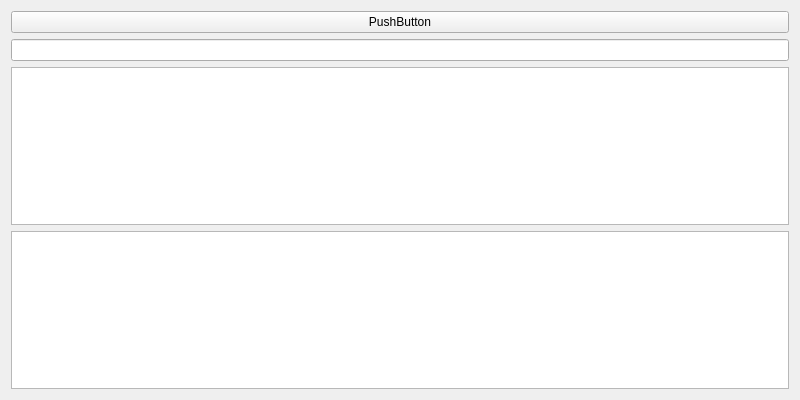
<?xml version="1.0" encoding="UTF-8"?>
<ui version="4.0">
 <class>MainWindow</class>
 <widget class="QMainWindow" name="MainWindow">
  <property name="geometry">
   <rect>
    <x>0</x>
    <y>0</y>
    <width>800</width>
    <height>400</height>
   </rect>
  </property>
  <property name="windowTitle">
   <string>MainWindow</string>
  </property>
  <widget class="QWidget" name="centralWidget">
   <layout class="QVBoxLayout" name="verticalLayout">
    <item>
     <widget class="QPushButton" name="pushButton">
      <property name="styleSheet">
       <string notr="true">QPushButton{pressed:background-color: qradialgradient(spread:pad, cx:0.5, cy:0.5, radius:0.5, fx:0.5, fy:0.5, stop:0.272727 rgba(0, 0, 0, 255), stop:1 rgba(255, 255, 255, 255));}</string>
      </property>
      <property name="text">
       <string>PushButton</string>
      </property>
     </widget>
    </item>
    <item>
     <widget class="QLineEdit" name="lineEdit"/>
    </item>
    <item>
     <widget class="QTextEdit" name="textEdit"/>
    </item>
    <item>
     <widget class="QPlainTextEdit" name="plainTextEdit"/>
    </item>
   </layout>
  </widget>
 </widget>
 <layoutdefault spacing="6" margin="11"/>
 <resources/>
 <connections/>
</ui>
